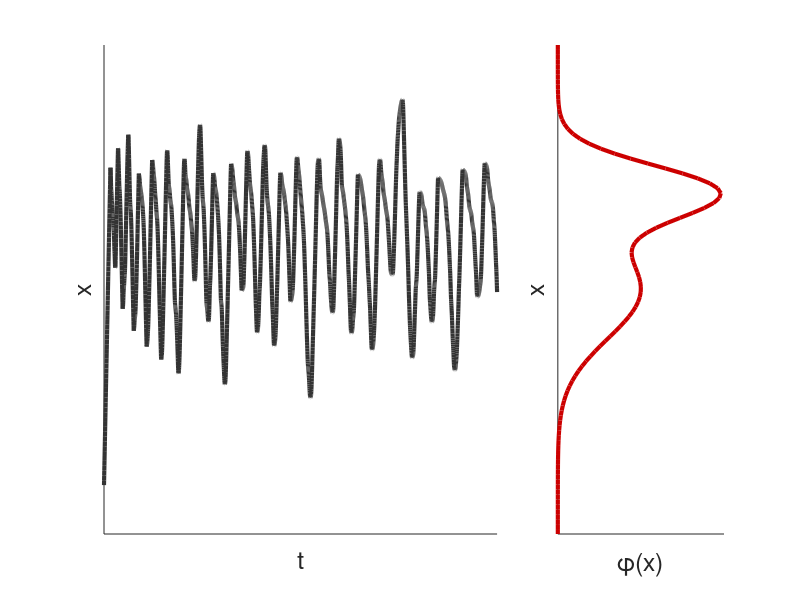

Here is the MATLAB script that generated this plot:
function demo_ergodicControl_1D01
% 1D ergodic control with a spatial distribution described as a GMM, inspired by G. Mathew and I. Mezic, 
% "Spectral Multiscale Coverage: A Uniform Coverage Algorithm for Mobile Sensor Networks", CDC'2009 
%
% If this code is useful for your research, please cite the related publication:
% @incollection{Calinon19MM,
%   author="Calinon, S.",
%   title="Mixture Models for the Analysis, Edition, and Synthesis of Continuous Time Series",
%   booktitle="Mixture Models and Applications",
%   publisher="Springer",
%   editor="Bouguila, N. and Fan, W.", 
%   year="2019"
% }
%
% Copyright (c) 2019 Idiap Research Institute, http://idiap.ch/
% Written by Sylvain Calinon, http://calinon.ch/
% 
% This file is part of PbDlib, http://www.idiap.ch/software/pbdlib/
% 
% PbDlib is free software: you can redistribute it and/or modify
% it under the terms of the GNU General Public License version 3 as
% published by the Free Software Foundation.
% 
% PbDlib is distributed in the hope that it will be useful,
% but WITHOUT ANY WARRANTY; without even the implied warranty of
% MERCHANTABILITY or FITNESS FOR A PARTICULAR PURPOSE. See the
% GNU General Public License for more details.
% 
% You should have received a copy of the GNU General Public License
% along with PbDlib. If not, see <http://www.gnu.org/licenses/>.

addpath('./m_fcts/');


%% Parameters
%%%%%%%%%%%%%%%%%%%%%%%%%%%%%%%%%%%%%%%%%%%%%%%%%%%%%%%%%%%%%%%%%%%%%%%%%%%
nbData = 4000; %Number of datapoints
nbFct = 50; %Number of basis functions along x and y
nbStates = 2; %Number of Gaussians to represent the spatial distribution
dt = 1E-2; %Time step
xlim = [0; 1]; %Domain limit for each dimension (considered to be 1 for each dimension in this implementation)
L = (xlim(2) - xlim(1)) * 2; %Size of [-xlim(2),xlim(2)]
om = 2 .* pi ./ L; %omega
u_max = 1E0; %Maximum speed allowed 
x = .1; %Initial position

%Desired spatial distribution represented as a mixture of Gaussians
Mu(:,1) = 0.7 *1;
Sigma(:,1) = 0.003; 
Mu(:,2) = 0.5;
Sigma(:,2) = 0.01;
Priors = ones(1,nbStates) ./ nbStates; %Mixing coefficients


%% Compute Fourier series coefficients phi_k of desired spatial distribution
%%%%%%%%%%%%%%%%%%%%%%%%%%%%%%%%%%%%%%%%%%%%%%%%%%%%%%%%%%%%%%%%%%%%%%%%%%%
rg = [0:nbFct-1]';
Lambda = (rg.^2 + 1).^-1; %Weighting vector (Eq.(15)

HK = L; %Rescaling term (as scalar)
% HK = [1; sqrt(.5)*ones(nbFct-1,1)]; %Rescaling term (as normalizing vector)

%Explicit description of phi_k by exploiting the Fourier transform properties of Gaussians (optimized version by exploiting symmetries)
w = rg .* om;
phi = zeros(nbFct,1);
for k=1:nbStates
	phi = phi + Priors(k) .* cos(w .* Mu(:,k)) .* exp(-.5 .* w.^2 .* Sigma(:,k)); %Eq.(21)
end
phi = phi ./ HK;


%% Ergodic control 
%%%%%%%%%%%%%%%%%%%%%%%%%%%%%%%%%%%%%%%%%%%%%%%%%%%%%%%%%%%%%%%%%%%%%%%%%%%
ckt = zeros(nbFct, 1);
for t=1:nbData
	r.x(:,t) = x; %Log data
	
	%Fourier basis functions and derivatives for each dimension (only cosine part on [0,L/2] is computed since the signal is even and real by construction) 
	fx = cos(x * rg .* om); %Eq.(18)
	gradf = -sin(x * rg .* om) .* rg .* om;
	
% 	%Fourier basis functions and derivatives for each dimension (only real part on [0,L/2] is computed since the signal is even and real by construction) 
% 	fx = real(exp(-i .* x * rg .* om)); %Eq.(18)
% 	gradf = real(-exp(-i .* x * rg .* om) .* i .* rg .* om);

	ckt = ckt + fx ./ HK;	%ckt./t are the Fourier series coefficients along trajectory (Eq.(17))

% 	%Controller with ridge regression formulation
% 	u = -gradf' * (Lambda .* (ckt./t - phi)) .* t .* 1E-1; %Velocity command
	
	%Controller with constrained velocity norm
	u = -gradf' * (Lambda .* (ckt./t - phi)); %Eq.(24)
	u = u .* u_max ./ (norm(u)+1E-2); %Velocity command
	
	x = x + u .* dt; %Update of position
end


%% Plot
%%%%%%%%%%%%%%%%%%%%%%%%%%%%%%%%%%%%%%%%%%%%%%%%%%%%%%%%%%%%%%%%%%%%%%%%%%%
figure('position',[10,10,1800,900],'color',[1 1 1]); 
%Plot signal
subplot(1,3,[1,2]); hold on; 
plot(1:nbData, r.x, '-','linewidth',3,'color',[.2 .2 .2]);
axis([1, nbData, xlim']);
xlabel('t','fontsize',18); ylabel('x','fontsize',18); 
set(gca,'xtick',[],'ytick',[]);
%Plot distribution
subplot(1,3,3); hold on; 
nbRes = 100;
xm = linspace(xlim(1),xlim(2),nbRes);
G = zeros(1,nbRes);
for k=1:nbStates
	G = G + Priors(k) .* mvnpdf(xm', Mu(:,k)', Sigma(:,k))'; %Spatial distribution
end
plot(G, xm, '-','linewidth',3,'color',[.8 0 0]);
xlabel('\phi(x)','fontsize',18); ylabel('x','fontsize',18); 
set(gca,'xtick',[],'ytick',[]);

% print('-dpng','graphs/ergodicControl_1D01.png'); 
pause;
close all;

